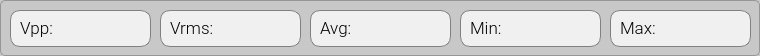
              <widget class="QGroupBox" name="groupBox_ch4_2">
               <property name="sizePolicy">
                <sizepolicy hsizetype="Expanding" vsizetype="Preferred">
                 <horstretch>0</horstretch>
                 <verstretch>0</verstretch>
                </sizepolicy>
               </property>
               <property name="minimumSize">
                <size>
                 <width>0</width>
                 <height>55</height>
                </size>
               </property>
               <property name="maximumSize">
                <size>
                 <width>3000</width>
                 <height>10000</height>
                </size>
               </property>
               <property name="font">
                <font>
                 <family>Roboto Medium</family>
                 <pointsize>11</pointsize>
                </font>
               </property>
               <property name="styleSheet">
                <string notr="true">QGroupBox {background-color: rgb(200,200,200);border: 1px solid rgb(150,150,150); border-radius: 5px;}; 
QGroupBox::title {subcontrol-origin: margin;left: 10px;padding: 0 3px 0 3px;}</string>
               </property>
               <property name="title">
                <string/>
               </property>
               <widget class="QLabel" name="label_8">
                <property name="geometry">
                 <rect>
                  <x>20</x>
                  <y>18</y>
                  <width>35</width>
                  <height>20</height>
                 </rect>
                </property>
                <property name="font">
                 <font>
                  <family>Roboto Light</family>
                  <pointsize>13</pointsize>
                  <weight>50</weight>
                  <bold>false</bold>
                 </font>
                </property>
                <property name="text">
                 <string>Vpp:</string>
                </property>
               </widget>
               <widget class="QTextBrowser" name="textBrowser_measVpp">
                <property name="enabled">
                 <bool>true</bool>
                </property>
                <property name="geometry">
                 <rect>
                  <x>10</x>
                  <y>10</y>
                  <width>141</width>
                  <height>37</height>
                 </rect>
                </property>
                <property name="sizePolicy">
                 <sizepolicy hsizetype="Minimum" vsizetype="Fixed">
                  <horstretch>0</horstretch>
                  <verstretch>0</verstretch>
                 </sizepolicy>
                </property>
                <property name="font">
                 <font>
                  <family>Roboto Mono Medium</family>
                  <pointsize>14</pointsize>
                  <weight>50</weight>
                  <italic>false</italic>
                  <bold>false</bold>
                 </font>
                </property>
                <property name="cursor" stdset="0">
                 <cursorShape>IBeamCursor</cursorShape>
                </property>
                <property name="styleSheet">
                 <string notr="true">QTextBrowser {
	background-color: rgba(240,240,240, 1.0);border: 1px solid gray; border-radius:10px;
	text-align:right;font-family:'Roboto Mono Medium','Roboto'; font-size:14pt; font-weight:400;
	color:black; 
}

QTextBrowser:disabled {
    color: gray;
	background-color: transparent;
	border: 1px solid gray; border-radius:10px;
	text-align:center;font-family:'Roboto Mono Medium'; font-size:30pt; font-weight:500;
}</string>
                </property>
                <property name="html">
                 <string>&lt;!DOCTYPE HTML PUBLIC &quot;-//W3C//DTD HTML 4.0//EN&quot; &quot;http://www.w3.org/TR/REC-html40/strict.dtd&quot;&gt;
&lt;html&gt;&lt;head&gt;&lt;meta name=&quot;qrichtext&quot; content=&quot;1&quot; /&gt;&lt;style type=&quot;text/css&quot;&gt;
p, li { white-space: pre-wrap; }
&lt;/style&gt;&lt;/head&gt;&lt;body style=&quot; font-family:'Roboto Mono Medium','Roboto'; font-size:14pt; font-weight:400; font-style:normal;&quot;&gt;
&lt;p align=&quot;right&quot; style=&quot;-qt-paragraph-type:empty; margin-top:0px; margin-bottom:0px; margin-left:0px; margin-right:0px; -qt-block-indent:0; text-indent:0px;&quot;&gt;&lt;br /&gt;&lt;/p&gt;&lt;/body&gt;&lt;/html&gt;</string>
                </property>
               </widget>
               <widget class="QLabel" name="label_9">
                <property name="geometry">
                 <rect>
                  <x>320</x>
                  <y>18</y>
                  <width>35</width>
                  <height>20</height>
                 </rect>
                </property>
                <property name="font">
                 <font>
                  <family>Roboto Light</family>
                  <pointsize>13</pointsize>
                  <weight>50</weight>
                  <bold>false</bold>
                 </font>
                </property>
                <property name="text">
                 <string>Avg:</string>
                </property>
               </widget>
               <widget class="QTextBrowser" name="textBrowser_measMax">
                <property name="enabled">
                 <bool>true</bool>
                </property>
                <property name="geometry">
                 <rect>
                  <x>610</x>
                  <y>10</y>
                  <width>141</width>
                  <height>37</height>
                 </rect>
                </property>
                <property name="sizePolicy">
                 <sizepolicy hsizetype="Minimum" vsizetype="Fixed">
                  <horstretch>0</horstretch>
                  <verstretch>0</verstretch>
                 </sizepolicy>
                </property>
                <property name="font">
                 <font>
                  <family>Roboto Mono Medium</family>
                  <pointsize>14</pointsize>
                  <weight>50</weight>
                  <italic>false</italic>
                  <bold>false</bold>
                 </font>
                </property>
                <property name="cursor" stdset="0">
                 <cursorShape>IBeamCursor</cursorShape>
                </property>
                <property name="styleSheet">
                 <string notr="true">QTextBrowser {
	background-color: rgba(240,240,240, 1.0);border: 1px solid gray; border-radius:10px;
	text-align:right;font-family:'Roboto Mono Medium','Roboto'; font-size:14pt; font-weight:400;
	color:black; 
}

QTextBrowser:disabled {
	color:gray;
	background-color: transparent;
	border: 1px solid gray; border-radius:10px;
	text-align:center;font-family:'Roboto Mono Medium'; font-size:30pt; font-weight:500;
}</string>
                </property>
                <property name="html">
                 <string>&lt;!DOCTYPE HTML PUBLIC &quot;-//W3C//DTD HTML 4.0//EN&quot; &quot;http://www.w3.org/TR/REC-html40/strict.dtd&quot;&gt;
&lt;html&gt;&lt;head&gt;&lt;meta name=&quot;qrichtext&quot; content=&quot;1&quot; /&gt;&lt;style type=&quot;text/css&quot;&gt;
p, li { white-space: pre-wrap; }
&lt;/style&gt;&lt;/head&gt;&lt;body style=&quot; font-family:'Roboto Mono Medium','Roboto'; font-size:14pt; font-weight:400; font-style:normal;&quot;&gt;
&lt;p align=&quot;right&quot; style=&quot;-qt-paragraph-type:empty; margin-top:0px; margin-bottom:0px; margin-left:0px; margin-right:0px; -qt-block-indent:0; text-indent:0px;&quot;&gt;&lt;br /&gt;&lt;/p&gt;&lt;/body&gt;&lt;/html&gt;</string>
                </property>
               </widget>
               <widget class="QTextBrowser" name="textBrowser_measMin">
                <property name="enabled">
                 <bool>true</bool>
                </property>
                <property name="geometry">
                 <rect>
                  <x>460</x>
                  <y>10</y>
                  <width>141</width>
                  <height>37</height>
                 </rect>
                </property>
                <property name="sizePolicy">
                 <sizepolicy hsizetype="Minimum" vsizetype="Fixed">
                  <horstretch>0</horstretch>
                  <verstretch>0</verstretch>
                 </sizepolicy>
                </property>
                <property name="font">
                 <font>
                  <family>Roboto Mono Medium</family>
                  <pointsize>14</pointsize>
                  <weight>50</weight>
                  <italic>false</italic>
                  <bold>false</bold>
                 </font>
                </property>
                <property name="cursor" stdset="0">
                 <cursorShape>IBeamCursor</cursorShape>
                </property>
                <property name="styleSheet">
                 <string notr="true">QTextBrowser {
	background-color: rgba(240,240,240, 1.0);border: 1px solid gray; border-radius:10px;
	text-align:right;font-family:'Roboto Mono Medium','Roboto'; font-size:14pt; font-weight:400;
	color:black; 
}

QTextBrowser:disabled {
	color:gray;
	background-color: transparent;
	border: 1px solid gray; border-radius:10px;
	text-align:center;font-family:'Roboto Mono Medium'; font-size:30pt; font-weight:500;
}</string>
                </property>
                <property name="html">
                 <string>&lt;!DOCTYPE HTML PUBLIC &quot;-//W3C//DTD HTML 4.0//EN&quot; &quot;http://www.w3.org/TR/REC-html40/strict.dtd&quot;&gt;
&lt;html&gt;&lt;head&gt;&lt;meta name=&quot;qrichtext&quot; content=&quot;1&quot; /&gt;&lt;style type=&quot;text/css&quot;&gt;
p, li { white-space: pre-wrap; }
&lt;/style&gt;&lt;/head&gt;&lt;body style=&quot; font-family:'Roboto Mono Medium','Roboto'; font-size:14pt; font-weight:400; font-style:normal;&quot;&gt;
&lt;p align=&quot;right&quot; style=&quot;-qt-paragraph-type:empty; margin-top:0px; margin-bottom:0px; margin-left:0px; margin-right:0px; -qt-block-indent:0; text-indent:0px;&quot;&gt;&lt;br /&gt;&lt;/p&gt;&lt;/body&gt;&lt;/html&gt;</string>
                </property>
               </widget>
               <widget class="QTextBrowser" name="textBrowser_measAvg">
                <property name="enabled">
                 <bool>true</bool>
                </property>
                <property name="geometry">
                 <rect>
                  <x>310</x>
                  <y>10</y>
                  <width>141</width>
                  <height>37</height>
                 </rect>
                </property>
                <property name="sizePolicy">
                 <sizepolicy hsizetype="Minimum" vsizetype="Fixed">
                  <horstretch>0</horstretch>
                  <verstretch>0</verstretch>
                 </sizepolicy>
                </property>
                <property name="font">
                 <font>
                  <family>Roboto Mono Medium</family>
                  <pointsize>14</pointsize>
                  <weight>50</weight>
                  <italic>false</italic>
                  <bold>false</bold>
                 </font>
                </property>
                <property name="cursor" stdset="0">
                 <cursorShape>IBeamCursor</cursorShape>
                </property>
                <property name="styleSheet">
                 <string notr="true">QTextBrowser {
	background-color: rgba(240,240,240, 1.0);border: 1px solid gray; border-radius:10px;
	text-align:right;font-family:'Roboto Mono Medium','Roboto'; font-size:14pt; font-weight:400;
	color:black; 
}

QTextBrowser:disabled {
	color:gray;
	background-color: transparent;
	border: 1px solid gray; border-radius:10px;
	text-align:center;font-family:'Roboto Mono Medium'; font-size:30pt; font-weight:500;
}</string>
                </property>
                <property name="html">
                 <string>&lt;!DOCTYPE HTML PUBLIC &quot;-//W3C//DTD HTML 4.0//EN&quot; &quot;http://www.w3.org/TR/REC-html40/strict.dtd&quot;&gt;
&lt;html&gt;&lt;head&gt;&lt;meta name=&quot;qrichtext&quot; content=&quot;1&quot; /&gt;&lt;style type=&quot;text/css&quot;&gt;
p, li { white-space: pre-wrap; }
&lt;/style&gt;&lt;/head&gt;&lt;body style=&quot; font-family:'Roboto Mono Medium','Roboto'; font-size:14pt; font-weight:400; font-style:normal;&quot;&gt;
&lt;p align=&quot;right&quot; style=&quot;-qt-paragraph-type:empty; margin-top:0px; margin-bottom:0px; margin-left:0px; margin-right:0px; -qt-block-indent:0; text-indent:0px;&quot;&gt;&lt;br /&gt;&lt;/p&gt;&lt;/body&gt;&lt;/html&gt;</string>
                </property>
               </widget>
               <widget class="QLabel" name="label_11">
                <property name="geometry">
                 <rect>
                  <x>470</x>
                  <y>18</y>
                  <width>35</width>
                  <height>20</height>
                 </rect>
                </property>
                <property name="font">
                 <font>
                  <family>Roboto Light</family>
                  <pointsize>13</pointsize>
                  <weight>50</weight>
                  <bold>false</bold>
                 </font>
                </property>
                <property name="text">
                 <string>Min:</string>
                </property>
               </widget>
               <widget class="QLabel" name="label_10">
                <property name="geometry">
                 <rect>
                  <x>620</x>
                  <y>18</y>
                  <width>35</width>
                  <height>20</height>
                 </rect>
                </property>
                <property name="font">
                 <font>
                  <family>Roboto Light</family>
                  <pointsize>13</pointsize>
                  <weight>50</weight>
                  <bold>false</bold>
                 </font>
                </property>
                <property name="text">
                 <string>Max:</string>
                </property>
               </widget>
               <widget class="QTextBrowser" name="textBrowser_measRms">
                <property name="enabled">
                 <bool>true</bool>
                </property>
                <property name="geometry">
                 <rect>
                  <x>160</x>
                  <y>10</y>
                  <width>141</width>
                  <height>37</height>
                 </rect>
                </property>
                <property name="sizePolicy">
                 <sizepolicy hsizetype="Minimum" vsizetype="Fixed">
                  <horstretch>0</horstretch>
                  <verstretch>0</verstretch>
                 </sizepolicy>
                </property>
                <property name="font">
                 <font>
                  <family>Roboto Mono Medium</family>
                  <pointsize>14</pointsize>
                  <weight>50</weight>
                  <italic>false</italic>
                  <bold>false</bold>
                 </font>
                </property>
                <property name="cursor" stdset="0">
                 <cursorShape>IBeamCursor</cursorShape>
                </property>
                <property name="styleSheet">
                 <string notr="true">QTextBrowser {
	background-color: rgba(240,240,240, 1.0);border: 1px solid gray; border-radius:10px;
	text-align:right;font-family:'Roboto Mono Medium','Roboto'; font-size:14pt; font-weight:400;
	color:black; 
}

QTextBrowser:disabled {
	color:gray;
	background-color: transparent;
	border: 1px solid gray; border-radius:10px;
	text-align:center;font-family:'Roboto Mono Medium'; font-size:30pt; font-weight:500;
}</string>
                </property>
                <property name="html">
                 <string>&lt;!DOCTYPE HTML PUBLIC &quot;-//W3C//DTD HTML 4.0//EN&quot; &quot;http://www.w3.org/TR/REC-html40/strict.dtd&quot;&gt;
&lt;html&gt;&lt;head&gt;&lt;meta name=&quot;qrichtext&quot; content=&quot;1&quot; /&gt;&lt;style type=&quot;text/css&quot;&gt;
p, li { white-space: pre-wrap; }
&lt;/style&gt;&lt;/head&gt;&lt;body style=&quot; font-family:'Roboto Mono Medium','Roboto'; font-size:14pt; font-weight:400; font-style:normal;&quot;&gt;
&lt;p align=&quot;right&quot; style=&quot;-qt-paragraph-type:empty; margin-top:0px; margin-bottom:0px; margin-left:0px; margin-right:0px; -qt-block-indent:0; text-indent:0px;&quot;&gt;&lt;br /&gt;&lt;/p&gt;&lt;/body&gt;&lt;/html&gt;</string>
                </property>
               </widget>
               <widget class="QLabel" name="label_12">
                <property name="geometry">
                 <rect>
                  <x>170</x>
                  <y>18</y>
                  <width>45</width>
                  <height>21</height>
                 </rect>
                </property>
                <property name="font">
                 <font>
                  <family>Roboto Light</family>
                  <pointsize>13</pointsize>
                  <weight>50</weight>
                  <bold>false</bold>
                 </font>
                </property>
                <property name="text">
                 <string>Vrms:</string>
                </property>
               </widget>
               <zorder>textBrowser_measVpp</zorder>
               <zorder>textBrowser_measMax</zorder>
               <zorder>textBrowser_measMin</zorder>
               <zorder>textBrowser_measAvg</zorder>
               <zorder>label_9</zorder>
               <zorder>label_8</zorder>
               <zorder>label_11</zorder>
               <zorder>label_10</zorder>
               <zorder>textBrowser_measRms</zorder>
               <zorder>label_12</zorder>
              </widget>
